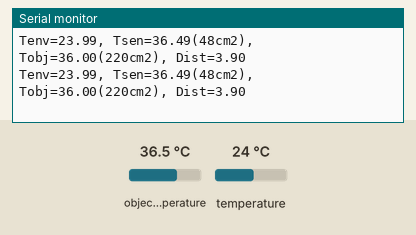
A sketch run on a simulated ESP32. Parts: the last lines printed to the serial monitor. Wiring (inferred from the names in the program): MLX90614 thermometer at I2C address 0x5A. The inputs (shaded band) are chosen by the test bench; at power-on: object temperature 36.5 °C, temperature 24 °C.

Above: at 1.8 s.
1.9 s: object temperature set to 20 °C
At 2.4 s:
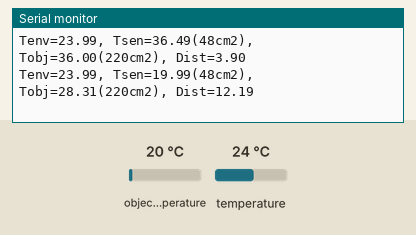
3.4 s: temperature set to 12 °C
At 3.9 s:
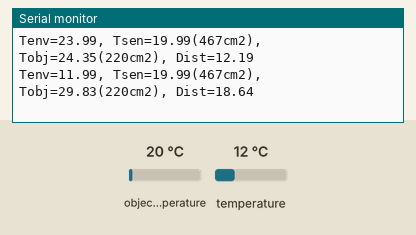
4.9 s: object temperature set to 26 °C
At 5.4 s:
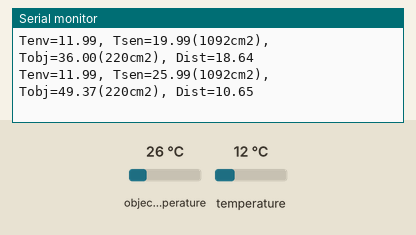
Timing chart, 0 to 7.9 s (numbered marks = the images above; inputs shaded):
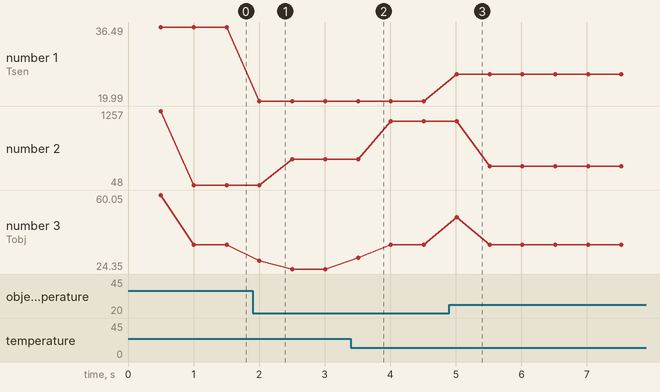

Measured:
- after the input at 1.9 s, the serial monitor: prints a new line after 0.11 s (image 1)
- after the input at 3.4 s, the serial monitor: prints a new line after 0.11 s (image 2)
- after the input at 4.9 s, the serial monitor: prints a new line after 0.11 s (image 3)
- plotted number 1: 36.49 → 19.99 after the input at 1.9 s, 19.99 → 25.99 after the input at 4.9 s
- plotted number 2: 48 → 467 after the input at 1.9 s, 467 → 1092 after the input at 3.4 s, 1092 → 357 after the input at 4.9 s
- plotted number 3: 36 → 24.35 after the input at 1.9 s

The sketch:

ex02_dist.ino
```cpp
// (licence header left out)
#include <Wire.h>                               // I2C通信用ライブラリ
#ifndef PI
    #define PI 3.1415927                        // 円周率
#endif
#define FOV 90.                                 // センサの半値角
float Dist = 200;                               // 測定対象までの距離(mm)
float Sobj = 100. * 70. * PI;                   // 測定対象の面積(mm2)
float TempOfsAra = (273.15 + 36) * 0.02;        // 皮膚からの熱放射時の減衰

float getTemp(byte reg = 0x7){
    int16_t val = 0xFFFF;                       // 変数valを定義
    Wire.beginTransmission(0x5A);               // MLX90614とのI2C通信を開始
    Wire.write(reg);                            // レジスタ番号を指定（送信）
    if(Wire.endTransmission(false) == 0){       // 送信を終了（接続は継続）
        Wire.requestFrom(0x5A, 2);              // 2バイトのデータを要求
        val = (int16_t)Wire.read();             // 1バイト目を変数tempの下位へ
        val |= ((int16_t)Wire.read()) << 8;     // 2バイト目を変数tempの上位へ
    }
    return (float)val * 0.02 - 273.15;          // 温度に変換して応答
}

void setup(){                                   // 起動時に一度だけ実行する関数
    Serial.begin(115200);                       // シリアル通信速度を設定する
    Wire.begin();                               // I2Cを初期化
    Serial.println("Example 02: Distance Meter"); // タイトル表示
}

void loop(){                                    // 繰り返し実行する関数
    delay(500);                                 // 0.5秒（500ms）の待ち時間処理
    float Tenv= getTemp(6);                     // センサの環境温度を取得
    float Tsen= getTemp();                      // センサの測定温度を取得
    if(Tenv < -20. || Tsen < -20.) return;      // -20℃未満のときは中断

    // 体温Tobj = 環境温度 + センサ温度差値×√(センサ測定面積÷測定対象面積)
    float Ssen = pow(Dist * tan(FOV / 360. * PI), 2.) * PI;
    float Tobj = Tenv + TempOfsAra + (Tsen - Tenv) * sqrt(Ssen / Sobj);

    // 距離の逆算（体温36℃ の人の顔までの距離cDistを上式から逆算する）
    float cSsen = Sobj * pow((36. - Tenv - TempOfsAra) / (Tsen - Tenv), 2.);
    Dist = sqrt(cSsen / PI) / tan(FOV / 360. * PI);

    Serial.printf("Tenv=%.2f, ",Tenv);                      // 環境温度を出力
    Serial.printf("Tsen=%.2f(%.0fcm2), ",Tsen, Ssen / 100); // 測定温度を出力
    Serial.printf("Tobj=%.2f(%.0fcm2), ",Tobj, Sobj / 100); // 物体温度を出力
    Serial.printf("Dist=%.2f\n",Dist / 10);     // 物体(逆算)距離を出力
}
```
